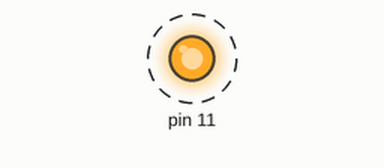
Recording of a program running on a simulated Raspberry Pi (header pin numbers). Parts: output pins drawn as LEDs (lit = HIGH). Dashed ring = blinking.

Above: at 0.5 s.
Timing chart, 0 to 4.6 s (numbered marks = the images above):
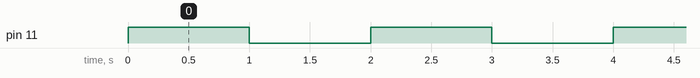

Measured:
- by itself, pin 11: alternates HIGH for 1.0 s and LOW for 1.0 s

The program:

led.py
```python
# -*- coding: utf-8 -*-
import RPi.GPIO as GPIO
import time
# BOARD±àºÅ·½Ê½£¬»ùÓÚ²å×ùÒý½Å±àºÅ
GPIO.setmode(GPIO.BOARD)
# Êä³öÄ£Ê½
GPIO.setup(11, GPIO.OUT)

while True:
     GPIO.output(11, GPIO.HIGH)
     time.sleep(1)
     GPIO.output(11, GPIO.LOW)
     time.sleep(1)
```
